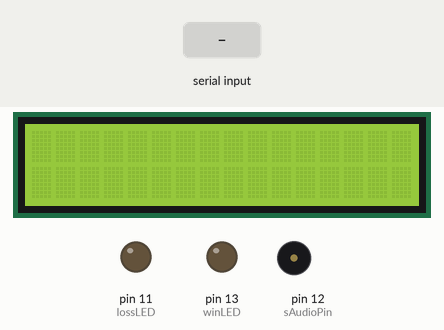
Recording of a sketch running on a simulated Arduino Uno, built with avr-gcc and run on an emulated ATmega328P. Shown: 16×2 character LCD, output pins drawn as LEDs (lit = HIGH), buzzer (waves = sounding). Inputs (shaded band) come from the test bench. What the sketch prints to the serial monitor is not drawn.

Above: at 1.2 s.
1.3 s: "1" received over the second serial link
At 2.4 s:
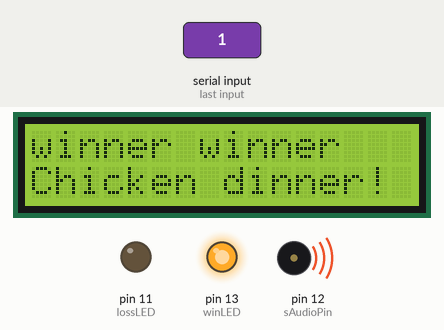
4.3 s: "2" received over the second serial link
At 5.6 s:
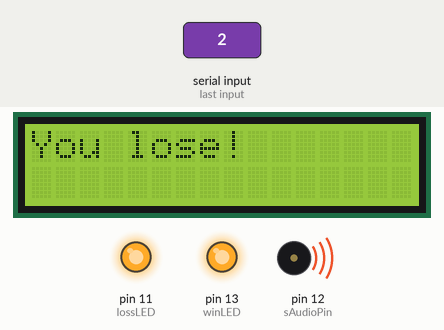
7.3 s: "3" received over the second serial link
At 8.1 s:
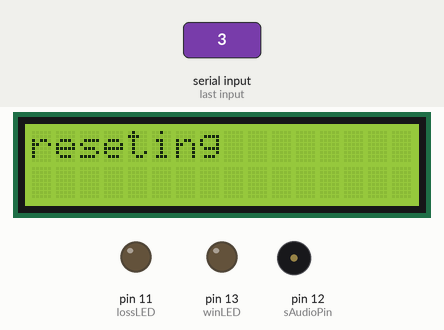
8.8 s: "2" received over the second serial link
At 9.2 s:
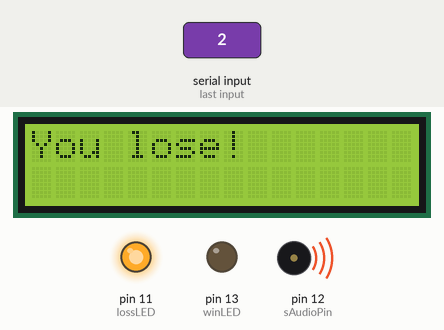
11.8 s: "0" received over the second serial link
At 12.7 s:
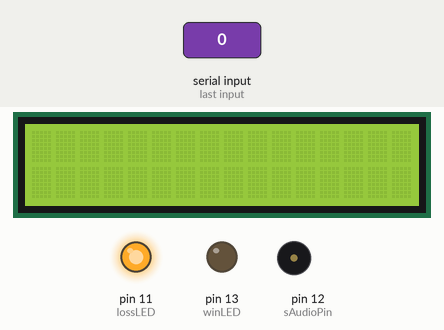
Timing chart, 0 to 14.3 s (numbered marks = the images above; inputs shaded):
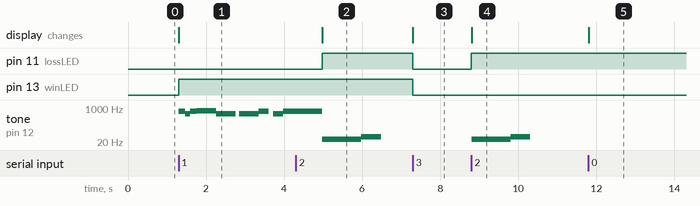

Measured:
- after the input at 1.3 s, pin 13 (winLED): LOW → HIGH at once; tone on pin 12 (sAudioPin): plays 698 Hz for 0.17 s, 523 Hz for 0.13 s, 698 Hz for 0.17 s, 739 Hz for 0.50 s, 523 Hz for 0.50 s, 523 Hz for 0.50 s … (9 notes in this stretch), starting at once; the display: changes at once (image 1)
- after the input at 4.3 s, pin 11 (lossLED): LOW → HIGH after 0.68 s; tone on pin 12 (sAudioPin): 698 Hz → 28 Hz after 0.68 s, → 27 Hz 0.50 s later, → 36 Hz 0.50 s later, → silent 0.50 s later; the display: changes after 0.68 s (image 2)
- after the input at 7.3 s, pin 11 (lossLED), pin 13 (winLED): HIGH → LOW at once; the display: changes at once (image 3)
- after the input at 8.8 s, pin 11 (lossLED): LOW → HIGH at once; tone on pin 12 (sAudioPin): silent → 28 Hz at once, → 27 Hz 0.50 s later, → 36 Hz 0.50 s later, → silent 0.50 s later; the display: changes at once (image 4)
- after the input at 11.8 s, the display: changes at once (image 5)

The sketch:

Displayer.ino
```cpp
#include <SoftwareSerial.h>
#include <LiquidCrystal.h>
SoftwareSerial mySerial(3,4);
#define rs 9
#define enable 10
#define d4 8
#define d5 7
#define d6 6
#define d7 5
LiquidCrystal lcd(rs,enable,d4,d5,d6,d7);
#define sAudioPin 12
#define winLED 13
#define lossLED 11
void setup() {
  // put your setup code here, to run once:
  lcd.begin(16,2);
  Serial.begin(9600);
  pinMode(sAudioPin, OUTPUT);
  pinMode(winLED, OUTPUT);
  pinMode(lossLED, OUTPUT);
  while(!Serial){

  }

  Serial.println("Serial connected");
  mySerial.begin(9600);
  mySerial.println("mySerial connected");
}

void loop() {
  // put your main code here, to run repeatedly:
  if(mySerial.available()){
    int inByte = mySerial.read();
    Serial.write(inByte);
    switch(inByte){
      case '1':
        lcd.clear();
        digitalWrite(winLED, HIGH);
        lcd.write("winner winner");
        lcd.setCursor(0,1);
        lcd.write("Chicken dinner!");
        playSound(true);
        break;
      case '2':
        lcd.clear();
        digitalWrite(lossLED, HIGH);
        lcd.write("You lose!");
        playSound(false);
        break;
      case '3':
        lcd.clear();
        lcd.write("reseting");
        digitalWrite(winLED, LOW);
        digitalWrite(lossLED, LOW);
        break;
      case '0':
        lcd.clear();
        break;
      default:
        lcd.write(inByte);
        break;
    }
  }
  if(Serial.available()){
    mySerial.write(Serial.read());
  }
}

#define F5 698.46
#define C5 523.25
#define GB5  739.99
#define DB4 277.18
#define BB4 466.16
#define D1 36.71
#define A0 27.50
#define T 28.15

#define BPM 120    //  you can change this value changing all the others
#define H 2*Q //half 2/4
#define Q 60000/BPM //quarter 1/4
#define E Q/2   //eighth 1/8
#define D Q/3
#define S Q/4 // sixteenth 1/16
#define W 4*Q // whole 4/4
void playSound(bool victory){

if(victory)
      {
        tone(sAudioPin, F5, D);
        delay(D+1);
        tone(sAudioPin, C5, S);
        delay(S+1);
        tone(sAudioPin, F5, D);
        delay(D+1);
        tone(sAudioPin, GB5, Q);
        delay(Q+1);
        tone(sAudioPin, C5, Q);
        delay(Q+1);
        delay(Q/6);
        tone(sAudioPin, C5, Q);
        delay(Q+1);
        tone(sAudioPin, F5, E);
        delay(E+1);
        delay(S);
        tone(sAudioPin, C5, E);
        delay(E+1);
        tone(sAudioPin, F5, H);
        delay(H+1);

      }
      else
      {
        tone(sAudioPin, T, W);
        delay(Q);
        tone(sAudioPin, A0, W);
        delay(Q);
        tone(sAudioPin, D1, Q);
      }
}
```
